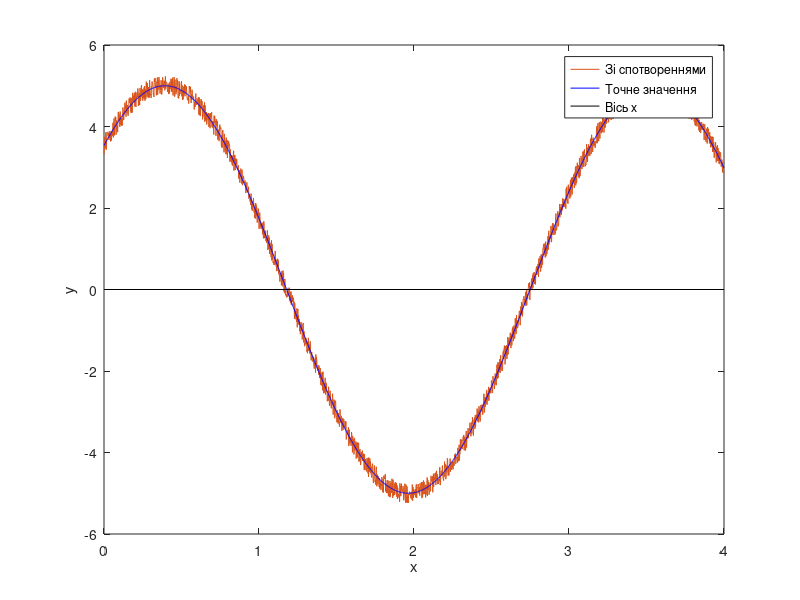

Write the MATLAB code that produced this figure.
% Задані параметри
A = 5.0;  % Амплітуда синусоїди
n = 2;  % Параметр n
phi = pi / 4;  % Зсув по фазі
N = n * 1000;  % Кількість значень у послідовності

% Генерація тестової послідовності з випадковими спотвореннями
x = linspace(0, 4, N);  % Інтервал x для вимірювання значень
y_exact = A * sin(n * x + phi);  % Точне значення без спотворень
deviation = (rand(1, N) - 0.5) * 0.1 * A;  % Випадкове спотворення
y = y_exact + deviation;  % Загальна послідовність зі спотвореннями

% Обчислення середніх значень
arithmetic = mean(y);
harmonic = N / sum(1 ./ y);
geometric = prod(y(y > 0)) ^ (1 / sum(~isnan(y)));

% Вивід результатів
fprintf('\nАрифметичне середнє: %f\n', arithmetic);
fprintf('Гармонійне середнє: %f\n', harmonic);
fprintf('Геометричне середнє: %f\n', geometric);

% Виведення графіку
plot(x, y, 'Color', [0.8500 0.3250 0.0980], 'DisplayName', 'Зі спотвореннями');
hold on;
plot(x, y_exact, 'Color', 'b', 'DisplayName', 'Точне значення');
line([min(x), max(x)], [0, 0], 'Color', 'k', 'DisplayName', 'Вісь x'); % Додана лінія вісі x
xlabel('x');
ylabel('y');
legend('show');
hold off;

% Обчислення точного значення та порівняння з наближеним
exact = A * sin(n * x + phi);
absolute_error = abs(y - exact);
relative_error = absolute_error ./ abs(exact);

% Порівняння максимумів і мінімумів похибок
max_absolute_error = max(absolute_error);
min_absolute_error = min(absolute_error);
max_relative_error = max(relative_error);
min_relative_error = min(relative_error);

fprintf('\nМаксимальна абсолютна похибка: %f\n', max_absolute_error);
fprintf('Мінімальна абсолютна похибка: %f\n', min_absolute_error);
fprintf('\nМаксимальна відносна похибка: %f\n', max_relative_error);
fprintf('Мінімальна відносна похибка: %f\n', min_relative_error);
